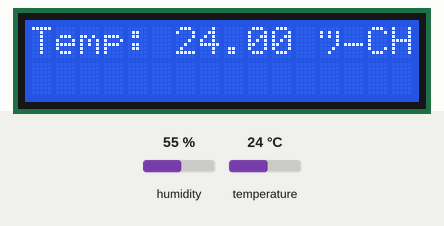
This sketch was run on a simulated Arduino Uno, built with avr-gcc and run on an emulated ATmega328P. On the bench: 16×2 character LCD. The inputs (shaded band) are chosen by the test bench; at power-on: temperature 24 °C, humidity 55 %. What the sketch prints to the serial monitor is not drawn.

Above: at 1.2 s.
1.3 s: temperature set to 12 °C
At 3.3 s:
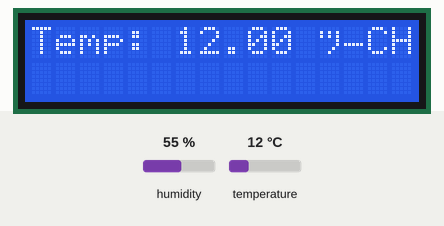
4.0 s: temperature set to 19 °C
At 5.0 s:
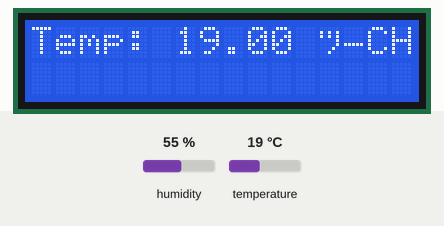
6.7 s: temperature set to 28 °C
At 9.6 s:
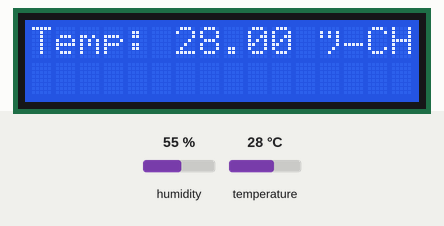
Timing chart, 0 to 11.1 s (numbered marks = the images above; inputs shaded):
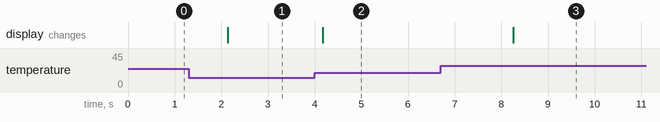

Measured:
- after the input at 1.3 s, the display: changes after 0.84 s (image 1)
- after the input at 4.0 s, the display: changes after 0.18 s (image 2)
- after the input at 6.7 s, the display: changes after 1.6 s (image 3)

The sketch:

projek_1.ino
```cpp
#include <Adafruit_Sensor.h>
#include <DHT.h>
#include <DHT_U.h>
#include <Wire.h>
#include <LiquidCrystal_I2C.h>

LiquidCrystal_I2C lcd(0x27,16,2);

#define DHTPIN 14
#define DHTTYPE DHT22

DHT_Unified dht(DHTPIN, DHTTYPE);

void setup() {
  Serial.begin(9600);
  dht.begin();
  lcd.init();                      // initialize the LCD
  lcd.backlight();                 // turn on the backlight
  lcd.setCursor(0,0);              // set the cursor to the top-left corner

}

void loop() {
  sensors_event_t event;
  lcd.clear();
  dht.temperature().getEvent(&event);
  if (isnan(event.temperature)) {
    lcd.println("Error reading temperature!");
    Serial.println("Error reading temperature!");
  } else {
    Serial.print("Temperature: ");
    Serial.print(event.temperature);
    Serial.println(" °C");
    lcd.print("Temp: ");
    lcd.print(event.temperature);
    lcd.print(" °C");
  }
  dht.humidity().getEvent(&event);
  if (isnan(event.relative_humidity)) {
    Serial.println("Error reading humidity!");
    lcd.println("Error reading humidity!");
  } else {
    Serial.print("Humidity: ");
    Serial.print(event.relative_humidity);
    Serial.println("%");
    lcd.print("Humidity: ");
    lcd.print(event.relative_humidity);
    lcd.print("%");
  }
  delay(2000);

}
```
